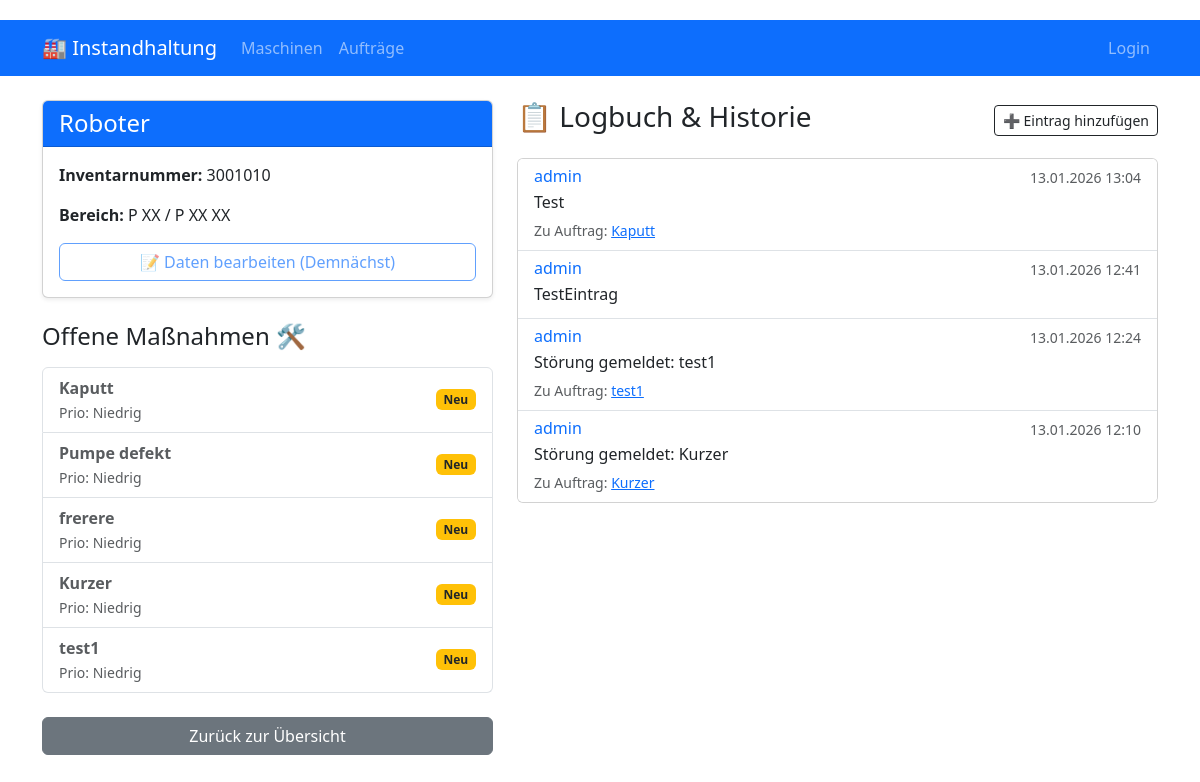
Page /machine/1/ on the committed database.
### core/models.py (models this page shows, shortened)
class Machine(models.Model):
    name = models.CharField(max_length=100)
    inventory_number = models.CharField(max_length=50, unique=True)
    subarea = models.ForeignKey('SubArea', on_delete=models.CASCADE, null=True, blank=True,related_name='machines') # Verknopfung zur SubArea

class SubArea(models.Model):
    name = models.CharField(max_length=50)
    department = models.ForeignKey('Department', on_delete=models.CASCADE, null=True, blank=True,  related_name='subareas')

class Department(models.Model):
    name = models.CharField(max_length=5)

class Order(models.Model):
    class Priority(models.TextChoices):
        LOW = 'LOW', 'Niedrig'
        MEDIUM = 'MED', 'Mittel'
        HIGH = 'HI', 'Hoch'
        EMERGENCY = 'EM', 'Notfall'
    class Status(models.TextChoices):
        NEW = 'NEW', 'Neu'
        PLANNED = 'PLN', 'Disponiert'
        IN_PROGRESS = 'INP', 'In Arbeit'
        PAUSED = 'PAU', 'Pausiert'
        WORK_DONE = 'DONE', 'Reparatur fertig'
        TRIAL = 'TRI', 'Probelauf'
        REVIEW = 'REV', 'Abnahme'
        CLOSED = 'CLO', 'Geschlossen'
    class OrderType(models.TextChoices):
        REPAIR = 'REPAIR', 'Reparatur 🔧'
        MAINTENANCE = 'MAINTENANCE', 'Wartung 🛠️'
        INSPECTION = 'INSPECTION', 'Inspektion 🔍'
        OTHER = 'OTHER', 'Sonstiges 📝'
    order_type = models.CharField(max_length=50, choices=OrderType.choices, default=OrderType.REPAIR)
    responsible_users = models.ManyToManyField('User', related_name='responsible_orders', blank=True, verbose_name="Verantwortliche")
    technicians = models.ManyToManyField('User', related_name='assigned_orders', blank=True, verbose_name="Ausführende Techniker")
    machine = models.ForeignKey(Machine, on_delete=models.CASCADE, related_name='orders')
    creator = models.ForeignKey('User', on_delete=models.SET_NULL, null=True, related_name='created_orders')
    title = models.CharField(max_length=200)
    description = models.TextField()
    priority = models.CharField(max_length=3, choices=Priority.choices, default=Priority.LOW)
    status = models.CharField(max_length=4, choices=Status.choices, default=Status.NEW)
    created_at = models.DateTimeField(auto_now_add=True)
    closed_at = models.DateTimeField(null=True, blank=True)

class LogbookEntry(models.Model):
    machine = models.ForeignKey(Machine, on_delete=models.CASCADE, related_name='log_entries')
    user = models.ForeignKey('User', on_delete=models.SET_NULL, null=True)
    order = models.ForeignKey(Order, on_delete=models.SET_NULL, null=True, blank=True, related_name='comments')
    content = models.TextField()
    created_at = models.DateTimeField(auto_now_add=True)

class User(AbstractUser):
    class Role(models.TextChoices):
        OPERATOR = 'OP', 'Maschinenführer'
        COORDINATOR = 'CO', 'IH-Koordinator'
        TECHNICIAN = 'TE', 'Instandhalter'
        MANAGER = 'MG', 'Manager'
    role = models.CharField(
        max_length=2,
        choices=Role.choices,
        default=Role.OPERATOR
     )

### core/views.py (the view)
# urls.py: path('machine/<int:machine_id>/', views.machine_detail, name='machine_detail'),
def machine_detail(request, machine_id):
    machine = get_object_or_404(Machine, pk=machine_id)
    if request.method == 'POST':
        form = LogbookEntryForm(request.POST)
        if form.is_valid():
            log_entry = form.save(commit=False)
            log_entry.machine = machine
            log_entry.user = request.user
            log_entry.save()
            return redirect('machine_detail', machine_id=machine.id)
    else:
        form = LogbookEntryForm()
    orders = machine.orders.exclude(status='CLO').order_by('-priority')
    logs = machine.log_entries.all().order_by('-created_at')
    context = {
        'machine': machine,
        'orders': orders,
        'logs': logs,
        'log_form': form,  # <-- WICHTIG: Das Formular muss ins Template!
    }
    return render(request, 'core/machine_detail.html', context)

### core/templates/core/machine_detail.html (shortened to what this page needs)
{% extends 'core/base.html' %}
{% block content %}
<div class="row">
    <div class="col-md-5">
        <div class="card mb-4 shadow-sm">
            <div class="card-header bg-primary text-white">
                <h4 class="m-0">{{ machine.name }}</h4>
            </div>
            <div class="card-body">
                <p><strong>Inventarnummer:</strong> {{ machine.inventory_number }}</p>
                <p><strong>Bereich:</strong> {{ machine.subarea.department.name }} / {{ machine.subarea.name }}</p>
                <div class="d-grid gap-2">
                    <button class="btn btn-outline-primary" disabled>📝 Daten bearbeiten (Demnächst)</button>
                </div>
            </div>
        </div>
        <h4 class="mb-3">Offene Maßnahmen 🛠️</h4>
        {% if orders %}
            <div class="list-group mb-4">
                {% for order in orders %}
                    <a href="{% url 'order_detail' order.id %}" class="list-group-item list-group-item-action d-flex justify-content-between align-items-center">
                        <div>
                            <div class="fw-bold">{{ order.title }}</div>
                            <small class="text-muted">Prio: {{ order.get_priority_display }}</small>
                        </div>
                        <span class="badge bg-warning text-dark">{{ order.get_status_display }}</span>
                    </a>
                {% endfor %}
            </div>
        {% else %}
            <div class="alert alert-success">
                Aktuell liegen keine offenen Störungen vor. 🎉
            </div>
        {% endif %}
        <div class="d-grid">
             <a href="{% url 'machine_list' %}" class="btn btn-secondary">Zurück zur Übersicht</a>
        </div>
    </div>
    <div class="col-md-7">
        <div class="d-flex justify-content-between align-items-center mb-3">
            <h3>📋 Logbuch & Historie</h3>
            <button class="btn btn-sm btn-outline-dark" data-bs-toggle="modal" data-bs-target="#logEntryModal">
                ➕ Eintrag hinzufügen
            </button>
        </div>
        <div class="card">
            <ul class="list-group list-group-flush">
                {% for log in logs %}
                    <li class="list-group-item">
                        <div class="d-flex w-100 justify-content-between">
                            <h6 class="mb-1 text-primary">{{ log.user.username }}</h6>
                            <small class="text-muted">{{ log.created_at|date:"d.m.Y H:i" }}</small>
                        </div>
                        <p class="mb-1">{{ log.content }}</p>
                         {% if log.order %}
    <small class="text-muted">
        Zu Auftrag: <a href="{% url 'order_detail' log.order.id %}">{{ log.order.title }}</a>
    </small>
{% endif %}
                    </li>
                {% empty %}
                    <li class="list-group-item text-center text-muted py-4">
                        Noch keine Einträge im Logbuch.
                    </li>
                {% endfor %}
            </ul>
        </div>
    </div>
</div>
{% endblock %}

### core/templates/core/base.html (style rules this page uses)
body { padding-top: 20px; }
.card { margin-bottom: 20px; }

### rows in the picture
Machine: name "Roboter", inventory_number "3001010", subarea.department.name "P XX", subarea.name "P XX XX"
Order: title "Kaputt", priority "Niedrig", status "Neu"
Order: title "Pumpe defekt", priority "Niedrig", status "Neu"
Order: title "frerere", priority "Niedrig", status "Neu"
Order: title "Kurzer", priority "Niedrig", status "Neu"
Order: title "test1", priority "Niedrig", status "Neu"
LogbookEntry: user.username "admin", created_at "13.01.2026 13:04", content "Test", order "Kaputt"
LogbookEntry: user.username "admin", created_at "13.01.2026 12:41", content "TestEintrag"
LogbookEntry: user.username "admin", created_at "13.01.2026 12:24", content "Störung gemeldet: test1", order "test1"
LogbookEntry: user.username "admin", created_at "13.01.2026 12:10", content "Störung gemeldet: Kurzer", order "Kurzer"
